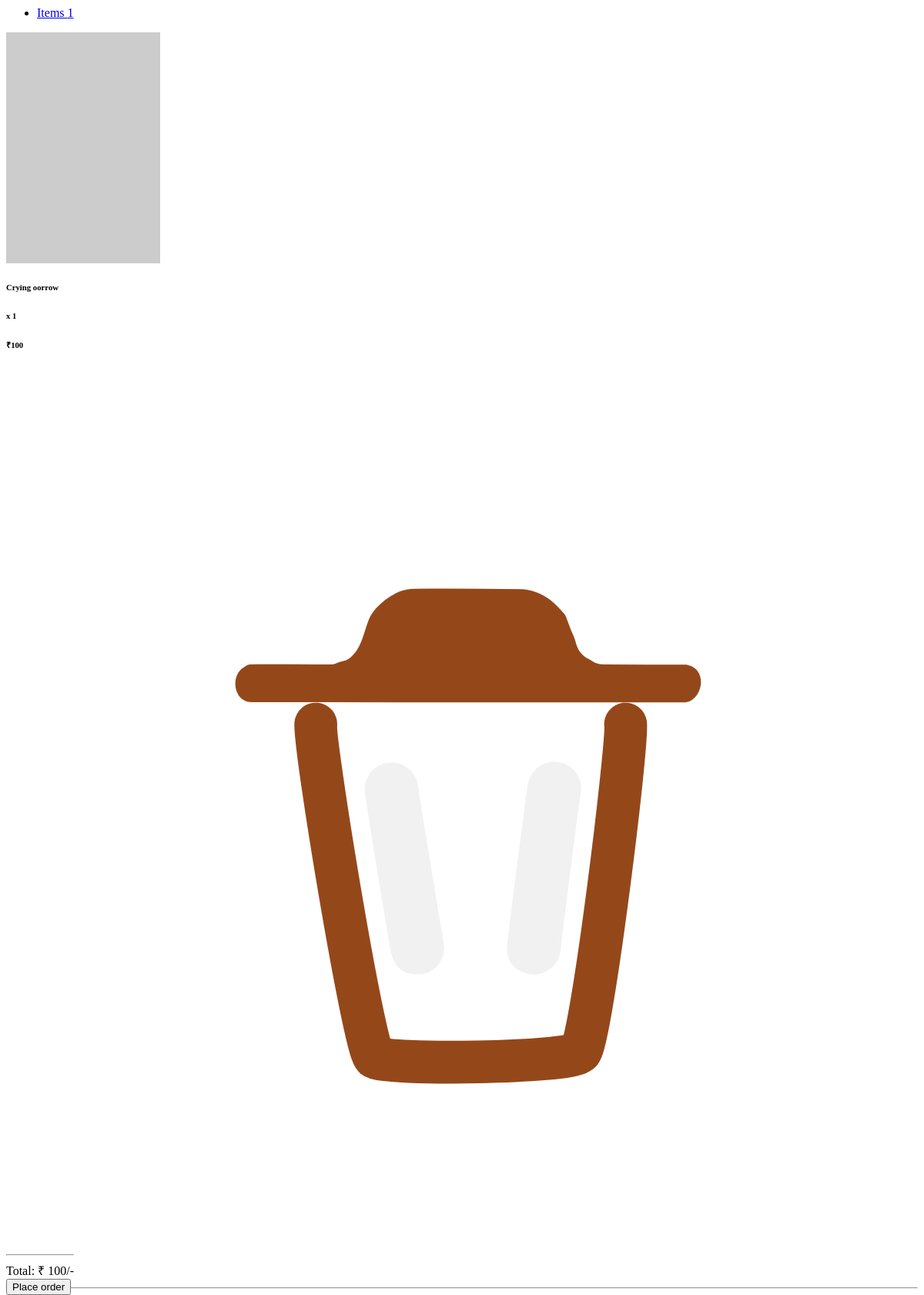
The page /getCartItems (signed in) on the database as committed earlier.
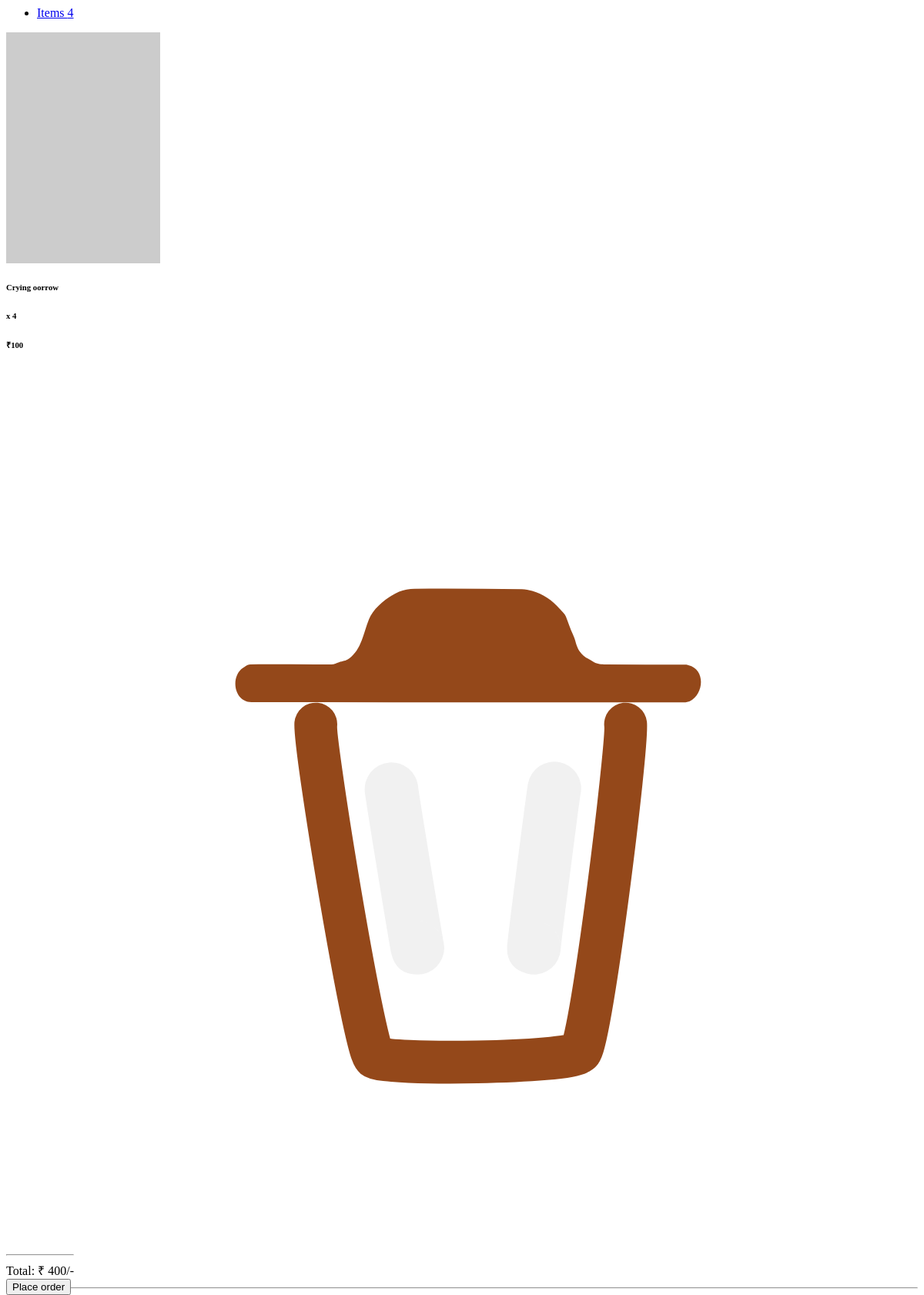
The same page on the database as committed later.
### PratyushDoodlesApp/models/UserModel.py (models this page shows, shortened)
class CartItem(db.Model):
    __tablename__ = 'cart_item'
    id = db.Column(db.Integer, primary_key=True)
    quantity = db.Column(db.Integer, nullable=False)
    cart_id = db.Column(db.Integer, db.ForeignKey('cart.id'), nullable=False)
    product_id = db.Column(db.Integer, db.ForeignKey('product.id'), nullable=False)
    def get_product(self):
        product = Product.query.filter_by(id = self.product_id).first()
        return product

### PratyushDoodlesApp/models/ProductModel.py (models this page shows, shortened)
class Product(db.Model):
    __tablename__ = 'product'
    id = db.Column(db.Integer, primary_key=True)
    name = db.Column(db.String(255), nullable=False)
    description = db.Column(db.String(255), nullable=False)
    price = db.Column(db.Integer, nullable=False)
    stock_quantity = db.Column(db.Integer, nullable=False)
    discount_percent = db.Column(db.Integer, nullable=True)
    product_highlight = db.Column(db.String(255), nullable=True)
    product_images = db.relationship('ProductImage', backref = 'of_product', lazy=True)

### PratyushDoodlesApp/business/cart.py (the view)
@cart_bp.route('/getCartItems')
def getCartItems():
    data = getCartData()
    return render_template('cart.html', data=data)

### PratyushDoodlesApp/business/auth.py (called while the page is built)
@login_manager.user_loader
def load_user(user_id):
    return User.query.get(int(user_id))

### PratyushDoodlesApp/business/cart.py (called while the page is built)
def getCartData():
    user = get_current_user()
    items_count = 0
    total_amount = 0
    cart_items = None
    if user and user.cart:
        cart_items = user.cart.cart_items
        for cart_item in cart_items:
            items_count = items_count + cart_item.quantity
            product = Product.query.filter_by(id = cart_item.product_id).first()
            total_amount = total_amount + (product.price * cart_item.quantity)
    return {
        'user' : user,
        'items_count' : items_count,
        'total_amount' : total_amount,
        'cart_items' : cart_items
    }

### PratyushDoodlesApp/business/util.py (called while the page is built)
def get_current_user():
    if  current_user.is_anonymous:
        return None
    return current_user

### PratyushDoodlesApp/templates/cart.html (shortened to what this page needs)
{% if data.user %}
{% if data.cart_items and (data.cart_items|length>0) %}
<ul class="navbar-nav justify-content-end flex-grow-1 pe-3">
    <li class="nav-item">
        <a class="nav-link" aria-current="page" href="#">Items {{data.items_count}}</a>
    </li>
</ul>
<div class="flex-column">
    {% for cart_item in data.cart_items %}
        <div id = "cart-item-{{ cart_item.product_id }}">
            {% with cart_item=cart_item, product=cart_item.get_product() %}
                {% include 'ui/cart_item.html' %}
            {% endwith %}
        </div>
    {% endfor %}
    <div class="container" style="position: absolute; bottom: 0;">
        <hr class="mb-4">
        <div class="container mb-4">
            <div class="row">
                <span class="col-md-6">
                    <div class="total-amount">
                        Total: ₹ {{ data.total_amount }}/-
                    </div>
                </span>
                <span class="col-md-6 text-center">
                    <a class="align-middle" href="{{ url_for('checkout.checkout') }}">
                        <button class="dark-button">Place order</button>
                    </a>
                </span>
            </div>
        </div>
    </div>
</div>
{% endif %}
{% else %}
    <div class="row ml-auto">
        <p>
            <a type="button" class="dark-button " href="{{ url_for('auth.login') }}"><b>Log-In</b></a> to access your cart
        </p>
    </div>
{% endif%}

### PratyushDoodlesApp/templates/ui/cart_item.html
<div class="row mb-4 d-flex justify-content-between align-items-center">
    <div class="col-md-2 col-lg-2 col-xl-2">
        <img src="{{ product.product_images[0].picture_url }}" alt="Product" class="rounded-3 ic-50" />
    </div>
    <div class="col-md-5 col-lg-5 col-xl-5">
        <h6 class="text-muted">{{ product.name }}</h6>
        <h6 class="text-black mb-0">x {{ cart_item.quantity }}</h6>
    </div>
    <div class="col-md-1 col-lg-1 col-xl-1 offset-lg-1">
        <h6 class="mb-0">₹{{ product.price }}</h6>
    </div>
    <div class="col-md-2 col-lg-2 col-xl-2 text-end">
        <span class="text-muted" product_id="{{ product.id }}" onclick="removeItemFromCart(this)">
            <img class="ic-30" src="{{ url_for('static', filename='images/ic_thrash.svg') }}">
        </span>
    </div>
    <hr class="my-4">
</div>

Rows that differ between the two databases and show on the page:
changed CartItem "Crying oorrow": quantity "1" → "4"
Other text that changed with them:
{{ data.items_count }}: "1" → "4"
{{ data.total_amount }}: "100" → "400"
